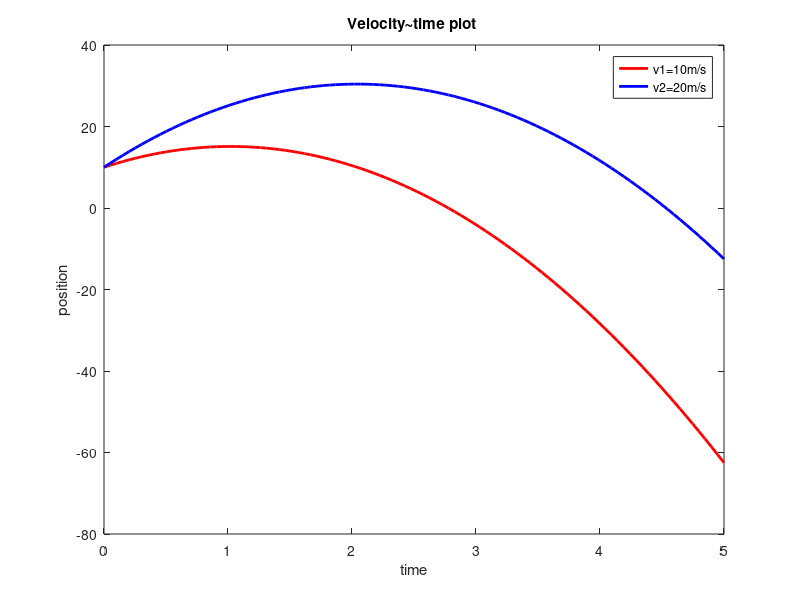

The MATLAB source for this figure:
clc;clear all ;close all
%Question 2
x_0=10;
v_1=10;
v_2=20;
t = linspace(0,5);
a=-9.8;

x1=x_0+v_1*t+.5*a*t.^2;
plot(t,x1,'linewidth',2,'Color','r')
hold on

x2=x_0+v_2*t+.5*a*t.^2;
plot(t,x2,'linewidth',2,'Color','b')
xlabel('time');ylabel('position')
title('Velocity~time plot ')
legend('v1=10m/s','v2=20m/s')
